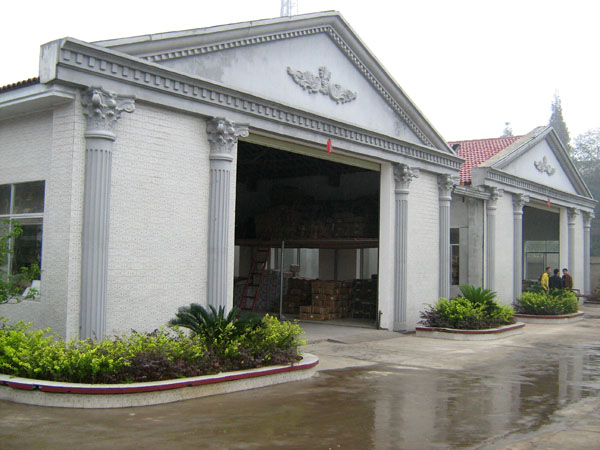
//> input picture data/test.jpg, 600 x 450 px
$ ./cv_projection   (built with g++ and OpenCV 4)
//> lines starting //> are read from the running program, lines starting //| are printed output that depends on the picture; after the words box and inside, x2 and y2 are one past the last pixel; in counts of white or black regions, pixels touching at a corner belong together
#include <iostream>
#include <opencv2/core.hpp>
#include <opencv2/highgui.hpp>
#include <opencv2/imgproc.hpp>
#include <opencv2/calib3d.hpp>
#include <opencv2/features2d.hpp>
#include <opencv2/xfeatures2d.hpp>

using namespace std;
using namespace cv;

class RobustMatcher
{
private:
    Ptr<FeatureDetector> ptrDetector;
    Ptr<DescriptorExtractor> ptrDesc;
    int normType;
    float ratio;
    bool refineF;
    bool refineM;
    double distance; // the min distance to pole
    double confidence;
    Mat image1, image2;

public:
    RobustMatcher(const Ptr<FeatureDetector> &detector,
                  const Ptr<DescriptorExtractor> &desc = Ptr<DescriptorExtractor>()) : ptrDetector(detector), ptrDesc(desc), normType(NORM_L2),
                                                                                       ratio(0.8f), refineF(true), refineM(true), confidence(0.98), distance(1.0)
    {
        if (!this->ptrDesc)
        {
            this->ptrDesc = this->ptrDetector;
        }
    }
    void setImage(Mat img1, Mat img2)
    {
        this->image1 = img1.clone();
        this->image2 = img2.clone();
    }
    Mat match(Mat &image1, Mat &image2, vector<DMatch> matches, vector<KeyPoint> &kp1, vector<KeyPoint> &kp2)
    {
        ptrDetector->detect(image1, kp1);
        ptrDetector->detect(image2, kp2);
        Mat desc1, desc2;
        ptrDesc->compute(image1, kp1, desc1);
        ptrDesc->compute(image2, kp2, desc2);
        BFMatcher matcher(normType, true);
        vector<DMatch> outputMatches;
        matcher.match(desc1, desc2, outputMatches);
        Mat fundamental = ransacTest(outputMatches, kp1, kp2, matches);
        return fundamental;
    }
    Mat ransacTest(vector<DMatch> &matches, vector<KeyPoint> &kp1, vector<KeyPoint> &kp2, vector<DMatch> &outMatches)
    {
        vector<Point2f> points1, points2;
        for (vector<DMatch>::const_iterator it = matches.begin(); it != matches.end(); ++it)
        {
            points1.push_back(kp1[it->queryIdx].pt);
            points2.push_back(kp2[it->trainIdx].pt);
        }
        vector<uchar> inlires(points1.size(), 0);
        Mat fundamental = findFundamentalMat(points1, points2, inlires, FM_RANSAC, distance, confidence);
        vector<uchar>::const_iterator itIn = inlires.begin();
        vector<DMatch>::const_iterator itM = matches.begin();
        for (; itIn != inlires.end(); ++itIn, ++itM)
        {
            if (*itIn)
            {
                outMatches.push_back(*itM);
            }
        }
        // [7 lines of commented-out code are left out]

        return fundamental;
    }
};

class TargetMatcher
{
private:
    Ptr<FeatureDetector> ptrDetector;
    Ptr<DescriptorExtractor> ptrDesc;
    Mat target;
    int normType;
    double distance;
    int numberOfLevels; // Number of image pyramids
    double scaleFactor; // range between image pyramids;
    vector<Mat> pyramid;
    vector<vector<KeyPoint>> pyKeypoints;
    vector<Mat> pyDesc;

public:
    TargetMatcher(const Ptr<FeatureDetector> &detector,
                  const Ptr<DescriptorExtractor> &descriptor = Ptr<DescriptorExtractor>())
        : ptrDetector(detector), ptrDesc(descriptor), distance(1.0),
          numberOfLevels(8), scaleFactor(0.9)
    {
        if (!this->ptrDesc)
        {
            this->ptrDesc = this->ptrDetector;
        }
    }
    void setNormType(int normType)
    {
        this->normType = normType;
    }
    void setTarget(const Mat img)
    {
        this->target = img;
        createPyramid();
    }
    void createPyramid()
    {
        pyramid.clear();
        Mat layer(target);
        for (int i = 0; i < numberOfLevels; i++)
        {
            pyramid.push_back(target.clone());
            resize(target, target, Size(), scaleFactor, scaleFactor);
        }
        pyKeypoints.clear();
        pyDesc.clear();
        for (int i = 0; i < numberOfLevels; i++)
        {
            pyKeypoints.push_back(vector<KeyPoint>());
            ptrDetector->detect(pyramid[i], pyKeypoints[i]);
            pyDesc.push_back(Mat());
            ptrDesc->compute(pyramid[i], pyKeypoints[i], pyDesc[i]);
        }
    }
    Mat detectTarget(const Mat &image, vector<Point2f> &detectedCorners)
    {
        vector<KeyPoint> keypoints;
        ptrDetector->detect(image, keypoints);
        Mat desc;
        ptrDesc->compute(image, keypoints, desc);
        vector<DMatch> matches;
        Mat bestHomography;
        Size bestSize;
        int maxInliers = 0;
        Mat homography;
        BFMatcher matcher(normType);
        for (int i = 0; i < numberOfLevels; i++)
        {
            matches.clear();
            matcher.match(pyDesc[i], desc, matches);
            vector<DMatch> inliers;
            homography = ransacTest(matches, pyKeypoints[i], keypoints, inliers);
            if (inliers.size() > maxInliers)
            {
                maxInliers = inliers.size();
                bestHomography = homography;
                bestSize = pyramid[i].size();
            }
            Mat imageMatches;
            drawMatches(target, pyKeypoints[i], // 1st image and its keypoints
                        image, keypoints,       // 2nd image and its keypoints
                        inliers,                // the matches
                        imageMatches,           // the image produced
                        Scalar(255, 255, 255),  // color of the lines
                        Scalar(255, 255, 255),  // color of the keypoints
                        std::vector<char>(),
                        2);
            imshow("Target matches", imageMatches);
            waitKey();
        }
        if (maxInliers > 8)
        {
            vector<Point2f> corners;
            corners.push_back(Point2f(0, 0));
            corners.push_back(Point2f(bestSize.width - 1, 0));
            corners.push_back(Point2f(bestSize.width - 1, bestSize.height - 1));
            corners.push_back(Point2f(0, bestSize.height - 1));
            perspectiveTransform(corners, detectedCorners, bestHomography);
        }
        return bestHomography;
    }

    Mat ransacTest(vector<DMatch> &matches, vector<KeyPoint> &kp1, vector<KeyPoint> &kp2, vector<DMatch> &outMatches)
    {
        vector<Point2f> points1, points2;
        for (vector<DMatch>::const_iterator it = matches.begin(); it != matches.end(); ++it)
        {
            points1.push_back(kp1[it->queryIdx].pt);
            points2.push_back(kp2[it->trainIdx].pt);
        }
        vector<uchar> inlire(points1.size(), 0);
        Mat homography = findHomography(points1, points2, inlire, RANSAC, distance);
        vector<uchar>::const_iterator itIn = inlire.begin();
        vector<DMatch>::const_iterator itM = matches.begin();
        cout << inlire.size() << "\t" << matches.size() << endl;
        for (; itIn != inlire.end(); ++itIn, ++itM)
        {
            if (*itIn)
            {
                outMatches.push_back(*itM);
            }
        }
        return homography;
    }
};

int main()
{
    ///2020.10.28
    Mat image1 = imread("/home/czy/Documents/MyCPP/data/test.jpg");
//> image1 is the input picture: 450 rows x 600 cols, CV_8UC3; mean B, G, R 140.9, 147.4, 147.3
    Mat image2 = imread("/home/czy/Documents/MyCPP/data/output.jpg");
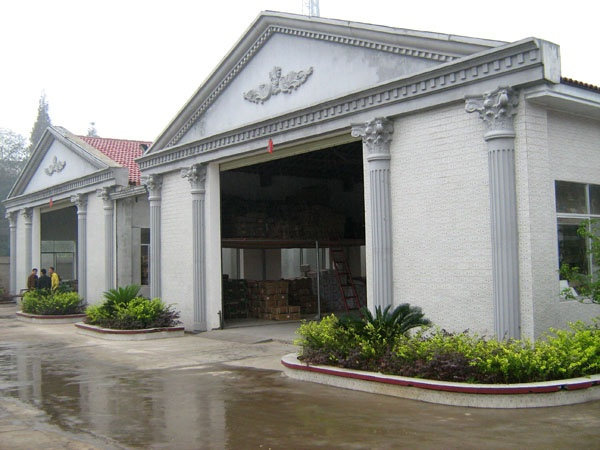
//> input picture data/output.jpg, 600 x 450 px
//> image2 is the input picture: 450 rows x 600 cols, CV_8UC3; mean B, G, R 140.9, 147.4, 147.3
    Ptr<xfeatures2d::SIFT> ptrSift = xfeatures2d::SIFT::create(30);
    vector<KeyPoint> kp1, kp2;
    vector<Point2f> selPoints1, selPoints2;
    vector<int> pointIndex1, pointIndex2;
    ptrSift->detect(image1, kp1);
//> kp1 = 30 keypoints; strongest (x, y, size): (303, 207, 105.9), (34, 81, 6.2), (154, 236, 105.3), (561, 274, 3.4)
    ptrSift->detect(image2, kp2);
//> kp2 = 30 keypoints; strongest (x, y, size): (297, 207, 106), (565, 81, 6.2), (39, 274, 3.4), (442, 235, 102.5)
    KeyPoint::convert(kp1, selPoints1, pointIndex1);
//> selPoints1 = 30 Points (x, y), first 12: [230.4, 324.8], [186.3, 331.1], [230.5, 324.1], [23.6, 81.5], [56.56, 367.2], [20.35, 363.1], [34.26, 81.41], [440.5, 320.6], [440.5, 320.6], [358.2, 302.9], [191, 316.6], [235.5, 243.8]
    KeyPoint::convert(kp2, selPoints2, pointIndex2);
//> selPoints2 = 30 Points (x, y), first 12: [369.1, 324.8], [38.59, 274.4], [38.59, 274.4], [143.8, 145.8], [542.9, 367.2], [563.8, 369.9], [159.1, 320.6], [159.1, 320.6], [364, 243.8], [441.9, 235.3], [563.8, 369.9], [317.9, 366.8]
    Mat fundamental = findFundamentalMat(selPoints1, selPoints2, FM_7POINT);
//> fundamental = [[1.89e-06, 3.26e-06, -0.00156], [-1.25e-06, 7.28e-06, -0.00159], [-0.000219, -0.00333, 1]]
    vector<Vec3f> lines;
    computeCorrespondEpilines(selPoints1, 1, fundamental, lines);
//> lines = 30 items, first 12: [-0.13, 0.99, -268.9], [-0.21, 0.98, -238.3], [-0.13, 0.99, -266.8], [-0.77, -0.64, 448], [-0.24, 0.97, -225], [-0.31, 0.95, -197.4], [-0.76, -0.65, 448.4], [0.86, 0.51, -437.6], [0.86, 0.51, -437.6], [0.54, 0.84, -437.8], [-0.33, 0.95, -190.4], [-0.94, -0.33, 408.1]
    Mat result = image2.clone();
    for (vector<Vec3f>::const_iterator it = lines.begin(); it != lines.end(); ++it)
    {
        line(result, Point(0, -(*it)[2] / (*it)[1]), Point(image2.cols, -((*it)[2] + (*it)[0] * image2.cols) / (*it)[1]), Scalar(255, 255, 255));
    }
//> this loop made 30 passes
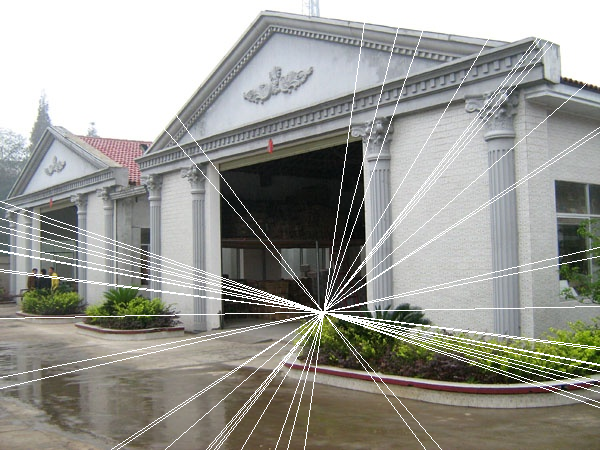
//> result: 450 rows x 600 cols, CV_8UC3; 4.51% of pixels changed, all inside (x1, y1, x2, y2) = (0, 18, 600, 450)
    imshow("epilines image", result);
    waitKey();

    ///2020.10.31
    RobustMatcher r(xfeatures2d::SIFT::create(250));
    vector<DMatch> matches2;
    vector<KeyPoint> kps1, kps2, kpp1, kpp2;
    Mat fundamental2 = r.match(image1, image2, matches2, kps1, kps2);
//> in match, `ptrDetector->detect(image1, kp1);`: kp1 = 250 keypoints; strongest (x, y, size): (303, 207, 105.9), (34, 81, 6.2), (154, 236, 105.3), (561, 274, 3.4)
//> in match, `ptrDetector->detect(image2, kp2);`: kp2 = 250 keypoints; strongest (x, y, size): (297, 207, 106), (565, 81, 6.2), (39, 274, 3.4), (442, 235, 102.5)
//> in match, `matcher.match(desc1, desc2, outputMatches);`: outputMatches = 95 matches
//> the loop in ransacTest, `for (vector<DMatch>::const_iterator it = matches.begin(); it != matche..` made 95 passes
//> after the loop in ransacTest, `for (vector<DMatch>::const_iterator it = matches.begin(); it != matche..`: points1 = 95 Points (x, y), first 12: [5.67, 84.58], [376, 244.6], [367.8, 289], [454.2, 186], [454.4, 235.1], [455.1, 279.2], [303, 206.8], [8.53, 86.07], [301.2, 362.9], [295.2, 364.3], [10.63, 83.11], [483.9, 332.7]; points2 = 95 Points (x, y), first 12: [593.9, 84.6], [364, 243.8], [541.1, 64.29], [145.3, 186], [144.4, 279.2], [145.1, 235.1], [465.7, 331.2], [591, 85.89], [178.4, 326], [579.1, 363.1], [588.9, 83.1], [144.2, 332]
//> in ransacTest, `Mat fundamental = findFundamentalMat(points1, points2, inlires, FM_RAN..`: inlires = 95 values, max 1 at index 0, min 0 at index 1, mean 0.579; fundamental = [[-5.58e-09, 2.21e-05, -0.00167], [2.22e-05, 3.48e-08, 1.4e-05], [-0.00167, -0.0133, 1]]
//> the loop in ransacTest, `for (; itIn != inlires.end(); ++itIn, ++itM)` made 95 passes
//> in match, `Mat fundamental = ransacTest(outputMatches, kp1, kp2, matches);`: matches = 55 matches
//> matches2 = 0 matches; kps1 has the same summary as kp1 in match; kps2 has the same summary as kp2 in match; fundamental2 has the same summary as fundamental in ransacTest
    // [8 lines of commented-out code are left out]

    TargetMatcher t(FastFeatureDetector::create(10), BRISK::create());
    t.setNormType(NORM_HAMMING);
    t.setTarget(image1);
//> the loop in createPyramid, `for (int i = 0; i < numberOfLevels; i++)` made 8 passes
//> pass 2, in createPyramid, `resize(target, target, Size(), scaleFactor, scaleFactor);`:
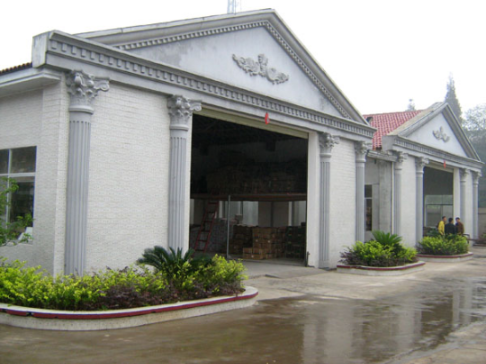
//> target: 364 rows x 486 cols, CV_8UC3; mean B, G, R 140.7, 147.2, 147.2
//> after the loop in createPyramid, `for (int i = 0; i < numberOfLevels; i++)`:
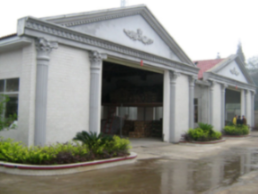
//> target: 194 rows x 258 cols, CV_8UC3; mean B, G, R 139.9, 146.5, 146.5
    vector<Point2f> corners;
    t.detectTarget(image1, corners);
//> in detectTarget, `ptrDetector->detect(image, keypoints);`: keypoints = 5037 keypoints; strongest (x, y, size): (267, 314, 7), (561, 276, 7), (302, 358, 7), (564, 269, 7)
//> in detectTarget, `ptrDesc->compute(image, keypoints, desc);`: keypoints = 4788 keypoints; strongest (x, y, size): (267, 314, 7), (561, 276, 7), (302, 358, 7), (564, 269, 7)
//> (the run ends here: the program needs code that is not available in this run, at `drawMatches(target, pyKeypoints[i],`)
